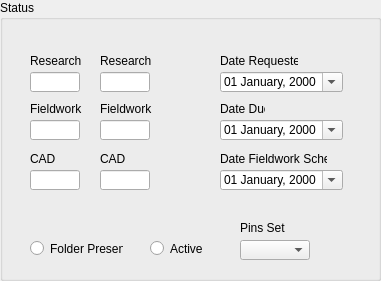
         <widget class="QGroupBox" name="groupBox_status">
          <property name="geometry">
           <rect>
            <x>20</x>
            <y>500</y>
            <width>381</width>
            <height>281</height>
           </rect>
          </property>
          <property name="font">
           <font>
            <weight>50</weight>
            <italic>false</italic>
            <bold>false</bold>
           </font>
          </property>
          <property name="title">
           <string>Status</string>
          </property>
          <widget class="QRadioButton" name="radioButton_folder">
           <property name="geometry">
            <rect>
             <x>30</x>
             <y>240</y>
             <width>93</width>
             <height>17</height>
            </rect>
           </property>
           <property name="sizePolicy">
            <sizepolicy hsizetype="Minimum" vsizetype="Fixed">
             <horstretch>0</horstretch>
             <verstretch>0</verstretch>
            </sizepolicy>
           </property>
           <property name="styleSheet">
            <string notr="true"/>
           </property>
           <property name="text">
            <string>Folder Present</string>
           </property>
           <property name="autoExclusive">
            <bool>false</bool>
           </property>
          </widget>
          <widget class="QRadioButton" name="radioButton_active">
           <property name="geometry">
            <rect>
             <x>150</x>
             <y>240</y>
             <width>53</width>
             <height>17</height>
            </rect>
           </property>
           <property name="styleSheet">
            <string notr="true"/>
           </property>
           <property name="text">
            <string>Active</string>
           </property>
           <property name="autoExclusive">
            <bool>false</bool>
           </property>
          </widget>
          <widget class="QLabel" name="label_15">
           <property name="geometry">
            <rect>
             <x>220</x>
             <y>53</y>
             <width>78</width>
             <height>16</height>
            </rect>
           </property>
           <property name="font">
            <font>
             <weight>50</weight>
             <bold>false</bold>
            </font>
           </property>
           <property name="text">
            <string>Date Requested</string>
           </property>
           <property name="buddy">
            <cstring>dateTimeEdit_dreq</cstring>
           </property>
          </widget>
          <widget class="QLabel" name="label_16">
           <property name="geometry">
            <rect>
             <x>220</x>
             <y>101</y>
             <width>45</width>
             <height>16</height>
            </rect>
           </property>
           <property name="font">
            <font>
             <weight>50</weight>
             <bold>false</bold>
            </font>
           </property>
           <property name="text">
            <string>Date Due</string>
           </property>
           <property name="buddy">
            <cstring>dateTimeEdit_dd</cstring>
           </property>
          </widget>
          <widget class="QLabel" name="label_17">
           <property name="geometry">
            <rect>
             <x>220</x>
             <y>151</y>
             <width>107</width>
             <height>16</height>
            </rect>
           </property>
           <property name="font">
            <font>
             <weight>50</weight>
             <bold>false</bold>
            </font>
           </property>
           <property name="text">
            <string>Date Fieldwork Sched.</string>
           </property>
           <property name="buddy">
            <cstring>dateTimeEdit_dfw</cstring>
           </property>
          </widget>
          <widget class="QDateTimeEdit" name="dateTimeEdit_dreq">
           <property name="geometry">
            <rect>
             <x>220</x>
             <y>72</y>
             <width>123</width>
             <height>20</height>
            </rect>
           </property>
           <property name="displayFormat">
            <string>dd MMMM, yyyy</string>
           </property>
           <property name="calendarPopup">
            <bool>true</bool>
           </property>
           <property name="showGroupSeparator" stdset="0">
            <bool>false</bool>
           </property>
          </widget>
          <widget class="QDateTimeEdit" name="dateTimeEdit_dd">
           <property name="geometry">
            <rect>
             <x>220</x>
             <y>120</y>
             <width>123</width>
             <height>20</height>
            </rect>
           </property>
           <property name="displayFormat">
            <string>dd MMMM, yyyy</string>
           </property>
           <property name="calendarPopup">
            <bool>true</bool>
           </property>
          </widget>
          <widget class="QDateTimeEdit" name="dateTimeEdit_dfw">
           <property name="geometry">
            <rect>
             <x>220</x>
             <y>170</y>
             <width>123</width>
             <height>20</height>
            </rect>
           </property>
           <property name="displayFormat">
            <string>dd MMMM, yyyy</string>
           </property>
           <property name="calendarPopup">
            <bool>true</bool>
           </property>
          </widget>
          <widget class="QLabel" name="label_101">
           <property name="geometry">
            <rect>
             <x>240</x>
             <y>220</y>
             <width>60</width>
             <height>16</height>
            </rect>
           </property>
           <property name="text">
            <string>Pins Set</string>
           </property>
           <property name="buddy">
            <cstring>comboBox_folderName</cstring>
           </property>
          </widget>
          <widget class="QComboBox" name="comboBox_pins">
           <property name="geometry">
            <rect>
             <x>240</x>
             <y>240</y>
             <width>70</width>
             <height>20</height>
            </rect>
           </property>
           <item>
            <property name="text">
             <string/>
            </property>
           </item>
           <item>
            <property name="text">
             <string>Yes</string>
            </property>
           </item>
           <item>
            <property name="text">
             <string>No</string>
            </property>
           </item>
           <item>
            <property name="text">
             <string>N/A</string>
            </property>
           </item>
          </widget>
          <widget class="QLineEdit" name="lineEdit_cad_comp">
           <property name="geometry">
            <rect>
             <x>30</x>
             <y>170</y>
             <width>50</width>
             <height>20</height>
            </rect>
           </property>
           <property name="sizePolicy">
            <sizepolicy hsizetype="Fixed" vsizetype="Fixed">
             <horstretch>0</horstretch>
             <verstretch>0</verstretch>
            </sizepolicy>
           </property>
           <property name="maximumSize">
            <size>
             <width>50</width>
             <height>16777215</height>
            </size>
           </property>
          </widget>
          <widget class="QLineEdit" name="lineEdit_fw_comp">
           <property name="geometry">
            <rect>
             <x>30</x>
             <y>120</y>
             <width>50</width>
             <height>20</height>
            </rect>
           </property>
           <property name="sizePolicy">
            <sizepolicy hsizetype="Fixed" vsizetype="Fixed">
             <horstretch>0</horstretch>
             <verstretch>0</verstretch>
            </sizepolicy>
           </property>
           <property name="maximumSize">
            <size>
             <width>50</width>
             <height>16777215</height>
            </size>
           </property>
          </widget>
          <widget class="QLabel" name="label_24">
           <property name="geometry">
            <rect>
             <x>30</x>
             <y>101</y>
             <width>78</width>
             <height>16</height>
            </rect>
           </property>
           <property name="text">
            <string>Fieldwork</string>
           </property>
           <property name="buddy">
            <cstring>lineEdit_fw_comp</cstring>
           </property>
          </widget>
          <widget class="QLabel" name="label_25">
           <property name="geometry">
            <rect>
             <x>30</x>
             <y>53</y>
             <width>75</width>
             <height>16</height>
            </rect>
           </property>
           <property name="text">
            <string>Research</string>
           </property>
           <property name="buddy">
            <cstring>lineEdit_rs_comp</cstring>
           </property>
          </widget>
          <widget class="QLineEdit" name="lineEdit_rs_comp">
           <property name="geometry">
            <rect>
             <x>30</x>
             <y>72</y>
             <width>50</width>
             <height>20</height>
            </rect>
           </property>
           <property name="sizePolicy">
            <sizepolicy hsizetype="Fixed" vsizetype="Fixed">
             <horstretch>0</horstretch>
             <verstretch>0</verstretch>
            </sizepolicy>
           </property>
           <property name="maximumSize">
            <size>
             <width>50</width>
             <height>16777215</height>
            </size>
           </property>
          </widget>
          <widget class="QLabel" name="label_26">
           <property name="geometry">
            <rect>
             <x>30</x>
             <y>151</y>
             <width>51</width>
             <height>16</height>
            </rect>
           </property>
           <property name="text">
            <string>CAD</string>
           </property>
           <property name="buddy">
            <cstring>lineEdit_cad_comp</cstring>
           </property>
          </widget>
          <widget class="QLabel" name="label_33">
           <property name="geometry">
            <rect>
             <x>100</x>
             <y>53</y>
             <width>75</width>
             <height>16</height>
            </rect>
           </property>
           <property name="text">
            <string>Research</string>
           </property>
           <property name="buddy">
            <cstring>lineEdit_rs_comp</cstring>
           </property>
          </widget>
          <widget class="QLineEdit" name="lineEdit_fw_est">
           <property name="geometry">
            <rect>
             <x>100</x>
             <y>120</y>
             <width>50</width>
             <height>20</height>
            </rect>
           </property>
           <property name="sizePolicy">
            <sizepolicy hsizetype="Fixed" vsizetype="Fixed">
             <horstretch>0</horstretch>
             <verstretch>0</verstretch>
            </sizepolicy>
           </property>
           <property name="maximumSize">
            <size>
             <width>50</width>
             <height>16777215</height>
            </size>
           </property>
          </widget>
          <widget class="QLabel" name="label_31">
           <property name="geometry">
            <rect>
             <x>100</x>
             <y>151</y>
             <width>51</width>
             <height>16</height>
            </rect>
           </property>
           <property name="text">
            <string>CAD</string>
           </property>
           <property name="buddy">
            <cstring>lineEdit_cad_comp</cstring>
           </property>
          </widget>
          <widget class="QLabel" name="label_32">
           <property name="geometry">
            <rect>
             <x>100</x>
             <y>101</y>
             <width>78</width>
             <height>16</height>
            </rect>
           </property>
           <property name="text">
            <string>Fieldwork</string>
           </property>
           <property name="buddy">
            <cstring>lineEdit_fw_comp</cstring>
           </property>
          </widget>
          <widget class="QLineEdit" name="lineEdit_rs_est">
           <property name="geometry">
            <rect>
             <x>100</x>
             <y>72</y>
             <width>50</width>
             <height>20</height>
            </rect>
           </property>
           <property name="sizePolicy">
            <sizepolicy hsizetype="Fixed" vsizetype="Fixed">
             <horstretch>0</horstretch>
             <verstretch>0</verstretch>
            </sizepolicy>
           </property>
           <property name="maximumSize">
            <size>
             <width>50</width>
             <height>16777215</height>
            </size>
           </property>
          </widget>
          <widget class="QLineEdit" name="lineEdit_cad_est">
           <property name="geometry">
            <rect>
             <x>100</x>
             <y>170</y>
             <width>50</width>
             <height>20</height>
            </rect>
           </property>
           <property name="sizePolicy">
            <sizepolicy hsizetype="Fixed" vsizetype="Fixed">
             <horstretch>0</horstretch>
             <verstretch>0</verstretch>
            </sizepolicy>
           </property>
           <property name="maximumSize">
            <size>
             <width>50</width>
             <height>16777215</height>
            </size>
           </property>
          </widget>
         </widget>
